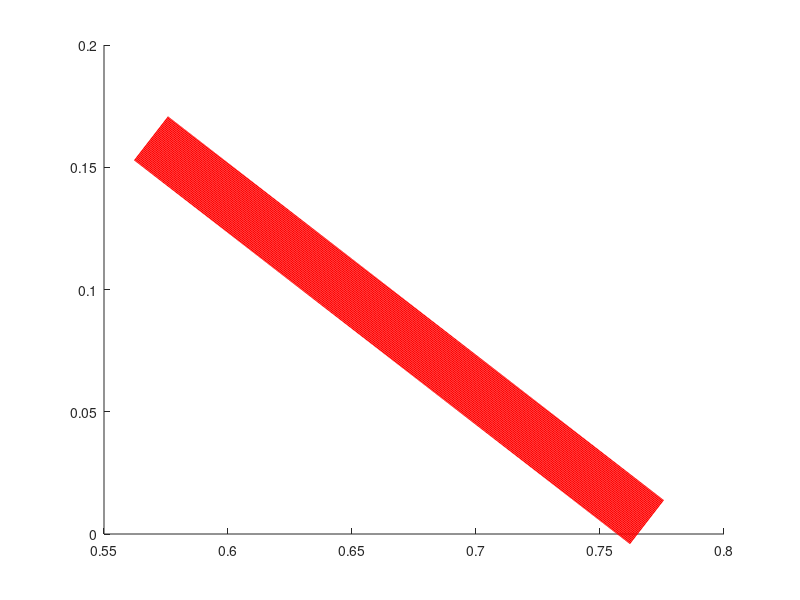

MATLAB code to generate this figure: (Note: this script raises an error after producing the figure.)
clf
xfp = 0.5689367002134077;
yfp = 0.161844484385035;
%xfp = 0.56893;
%yfp = 0.16184;
n = 500;
t = linspace(0,0.2,n);
xs = t + xfp;
ys = yfp - 0.785*t;
hold on
plot(xs,ys,'-r','linewidth',40);
iters = 100;
colors = 0;
applymap(xs,ys,iters,colors);
axis([xfp,xfp+0.2,yfp-0.758*0.2,yfp]);
hold off
